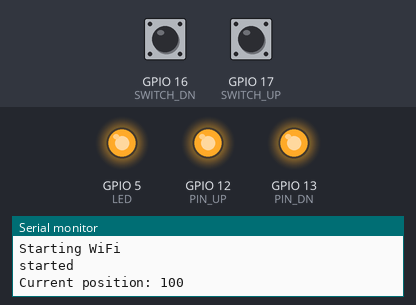
Simulated run of this sketch. Board: ESP32. Shown: output pins drawn as LEDs (lit = HIGH), the last lines printed to the serial monitor. Inputs (shaded band) come from the test bench; at power-on: GPIO 16 (SWITCH_DN) HIGH, GPIO 17 (SWITCH_UP) HIGH. WiFi joins after 1.5 s; servers stay silent unless stated; EEPROM starts erased; not simulated (calls return 0 or success): Passwords.h.

Above: at 1.2 s.
1.3 s: GPIO 16 (SWITCH_DN) pulled LOW for 0.15 s
At 2.7 s:
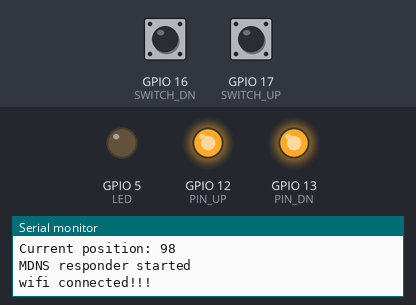
3.0 s: GPIO 17 (SWITCH_UP) pulled LOW for 0.15 s
At 3.12 s:
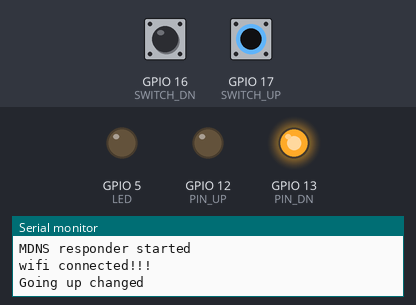
4.7 s: GPIO 16 (SWITCH_DN) pulled LOW for 1 s
At 5.5 s:
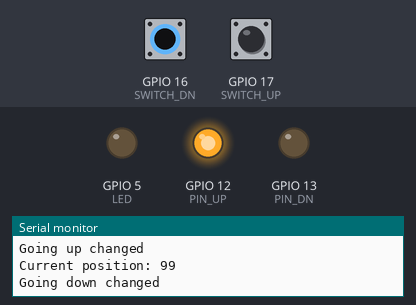
7.2 s: GPIO 16 (SWITCH_DN) pulled LOW for 3.2 s
At 11.3 s:
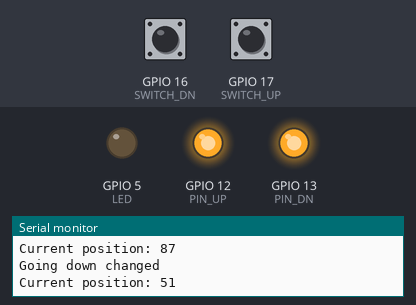
11.9 s: GPIO 17 (SWITCH_UP) pulled LOW for 3.2 s
At 12.3 s:
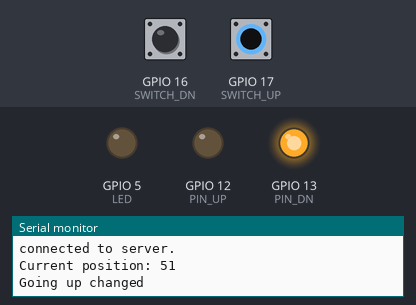
Timing chart, 0 to 16.8 s (numbered marks = the images above; inputs shaded):
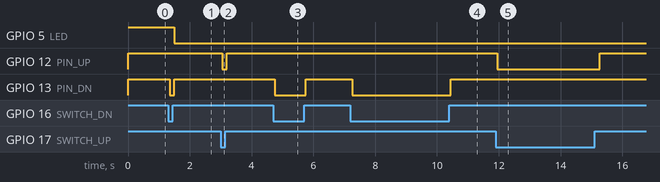

The sketch:

agnes_couch.ino
```cpp
/*******************************
 * Sparkfun ESP32 Thing
 *******************************/

#define PIN_UP   12
#define PIN_DN   13

#define SWITCH_UP  17
#define SWITCH_DN  16

#define TOTAL_MOVE_TIME_UP   (11500.0f)
#define TOTAL_MOVE_TIME_DN    (9000.0f)

#define LED     5

#include <WiFi.h>

#include <ArduinoOTA.h>
#include <ESPmDNS.h>
#include <Bounce2.h>
#include <EEPROM.h>
#include <vector>

#define EEPROM_SIZE 64
#define EEPROM_POSITION 0

#define WLAN_AGNES

#include <Passwords.h>

#define NAME    "Couch"

#define DEBUG

#ifdef DEBUG

#define D(d)  Serial.print(d)
#define DL(d) Serial.println(d)
#define DP(args...) Serial.printf(args)
#define MARK  {Serial.print(F("Running line "));Serial.println(__LINE__);}

#else

#define D(d)  {}
#define DL(d) {}
#define DP(...) {}
#define MARK  {}

#endif

WiFiClient client;

long goToPosition = 0;
long currentPosition = 0;

Bounce debouncerDn = Bounce();
Bounce debouncerUp = Bounce();

std::vector<String> commandsToSend;

void setup() {
  pinMode(LED, OUTPUT);
  digitalWrite(LED, HIGH);

  pinMode(SWITCH_UP, INPUT_PULLUP);
  pinMode(SWITCH_DN, INPUT_PULLUP);

  debouncerDn.attach(SWITCH_DN);
  debouncerDn.interval(50); // interval in ms

  debouncerUp.attach(SWITCH_UP);
  debouncerUp.interval(50); // interval in ms

  pinMode(PIN_UP, OUTPUT);
  pinMode(PIN_DN, OUTPUT);
  digitalWrite(PIN_UP, HIGH);
  digitalWrite(PIN_DN, HIGH);

  Serial.begin(115200); // Starts the serial communication
  DL(F(NAME));

  if (!EEPROM.begin(EEPROM_SIZE)) {
    DL(F("failed to initialise EEPROM"));
  }
  currentPosition = min(100l, (long)EEPROM.read(EEPROM_POSITION));
  goToPosition = currentPosition;
  D(F("Initial position: ")); DL(currentPosition);

  DL(F("Starting WiFi"));
  WiFi.disconnect(false, true);
  WiFi.mode(WIFI_STA);
  WiFi.begin(WLAN_SSID, WLAN_PASS);

  // From https://github.com/espressif/arduino-esp32/issues/3381#issuecomment-849014677
  WiFi.persistent(false);
  WiFi.setAutoConnect(false);
  WiFi.setAutoReconnect(true);
  WiFi.setTxPower(WIFI_POWER_2dBm);

  DL(F("started"));
}

bool goingUp = false;
bool goingDown = false;
long startMove;
long lastReported = -1;

bool wifiConnected = false;
long wifiLastConnectionStatus = 0;

void loop() {
  debouncerDn.update();
  debouncerUp.update();

  bool wifi = WiFi.status() == WL_CONNECTED;
  if (wifiConnected != wifi) {
    wifiConnected = wifi;
    digitalWrite(LED, wifiConnected ? LOW : HIGH);
    if (wifiConnected) {
      wifiLastConnectionStatus = millis();
      if (MDNS.begin(NAME)) {
        DL(F("MDNS responder started"));
      }

      ArduinoOTA.setPort(8266);
      ArduinoOTA.setHostname(NAME);
      ArduinoOTA.begin();
      DL(F("wifi connected!!!"));
    } else {
      DL(F("wifi disconnected!!! Restarting."));
      delay(1000);
      ESP.restart();
    }
  }

  if (wifiConnected) {
    if (!client.connected() && millis() - wifiLastConnectionStatus > 5000) {
      DL(F("connecting to server."));
      client = WiFiClient();
      if (client.connect(WiFi.gatewayIP(), 5000, 15000)) {
        DL(F("connected to server."));
        commandsToSend.clear();
        lastReported = -1;
        client.println(NAME);
        client.flush();
      } else {
        DL(F("failed connecting to server."));
      }
    } else if (client.available()) {
      String line = client.readStringUntil('\n');
      if (line.startsWith("P")) {
        goToPosition = line.substring(1).toInt();
      } else if (line.startsWith("R")) {
        goToPosition = currentPosition + line.substring(1).toInt();
      }
      D(F("Will go to ")); DL(goToPosition);
    } else if (!commandsToSend.empty()) {
      for (uint8_t i=0; i<commandsToSend.size(); i++) {
        client.println(commandsToSend[i]);
        client.flush();
      }
      commandsToSend.clear();
    }
    ArduinoOTA.handle();
  } else if (millis() - wifiLastConnectionStatus > 10000) {
    DL(F("not connected to wifi!!!"));

//    int n = WiFi.scanNetworks();
//    DL(F("scan done"));
//    if (n == 0) {
//        DL(F("no networks found"));
//    } else {
//        D(n);
//        DL(F(" networks found"));
//        for (int i = 0; i < n; ++i) {
//            // Print SSID and RSSI for each network found
//            D(i + 1);
//            D(F(": "));
//            D(WiFi.SSID(i));
//            D(F(" ("));
//            D(WiFi.RSSI(i));
//            D(F(")"));
//            DL((WiFi.encryptionType(i) == WIFI_AUTH_OPEN)?" ":"*");
//        }
//    }
//    DL(F(""));
    wifiLastConnectionStatus = millis();
  } else {
    client.stop();
  }

  goToPosition = min(100l, goToPosition);
  if (currentPosition != goToPosition) {
    bool goingUp = goToPosition > currentPosition;
    long moveTime = goToPosition < 0 ? 1000 : (long)((float)(abs(currentPosition - max(0l, goToPosition))) / 100.0f * (goingUp ? TOTAL_MOVE_TIME_UP : TOTAL_MOVE_TIME_DN));
    moveTime += (goToPosition == 0 || goToPosition == 100) ? 1000 : 0;
    D(F("Moving "));
    D(goingUp ? "up for " : "down for ");
    DL(moveTime);

    if (goingUp) {
      digitalWrite(PIN_UP, LOW);
      digitalWrite(PIN_DN, HIGH);
    } else {
      digitalWrite(PIN_UP, HIGH);
      digitalWrite(PIN_DN, LOW);
    }
    delay(moveTime);
    digitalWrite(PIN_UP, HIGH);
    digitalWrite(PIN_DN, HIGH);

    currentPosition = max(0l, goToPosition);
    goToPosition = currentPosition;
  }

  bool goUp = debouncerUp.read() == LOW;
  bool goDown = debouncerDn.read() == LOW;
  if (goUp && goDown) {
    DL(F("Can't go both ways..."));
  } else {
    if (goingUp != goUp) {
      goingUp = goUp;
      if (goUp) {
        startMove = millis();
        digitalWrite(PIN_UP, LOW);
        digitalWrite(PIN_DN, HIGH);
      } else {
        digitalWrite(PIN_UP, HIGH);
        long moveTime = millis() - startMove;
        currentPosition = min(100l, (long)(currentPosition + 100 * moveTime / TOTAL_MOVE_TIME_UP));
        goToPosition = currentPosition;
      }
      DL(F("Going up changed"));
    }
    if (goingDown != goDown) {
      goingDown = goDown;
      if (goDown) {
        startMove = millis();
        digitalWrite(PIN_DN, LOW);
        digitalWrite(PIN_UP, HIGH);
      } else {
        digitalWrite(PIN_DN, HIGH);
        long moveTime = millis() - startMove;
        currentPosition = max(0l, (long)(currentPosition - 100 * moveTime / TOTAL_MOVE_TIME_DN));
        goToPosition = currentPosition;
      }
      DL(F("Going down changed"));
    }
  }

  if (lastReported != currentPosition) {
    D(F("Current position: ")); DL(currentPosition);
    addCommand("P:" + String(currentPosition));
    lastReported = currentPosition;
    EEPROM.write(EEPROM_POSITION, (byte)currentPosition);
    EEPROM.commit();
  }
}

void addCommand(String command) {
  commandsToSend.push_back(command);
}
```

Measured:
- after the input at 1.3 s, GPIO 13 (PIN_DN): HIGH → LOW after 0.05 s, → HIGH 0.15 s later
- after the input at 3.0 s, GPIO 12 (PIN_UP): HIGH → LOW after 0.05 s, → HIGH 0.15 s later
- after the input at 4.7 s, GPIO 13 (PIN_DN): HIGH → LOW after 0.05 s, → HIGH 1.0 s later
- after the input at 7.2 s, GPIO 13 (PIN_DN): HIGH → LOW after 0.05 s, → HIGH 3.2 s later
- after the input at 11.9 s, GPIO 12 (PIN_UP): HIGH → LOW after 0.05 s, → HIGH 3.3 s later
